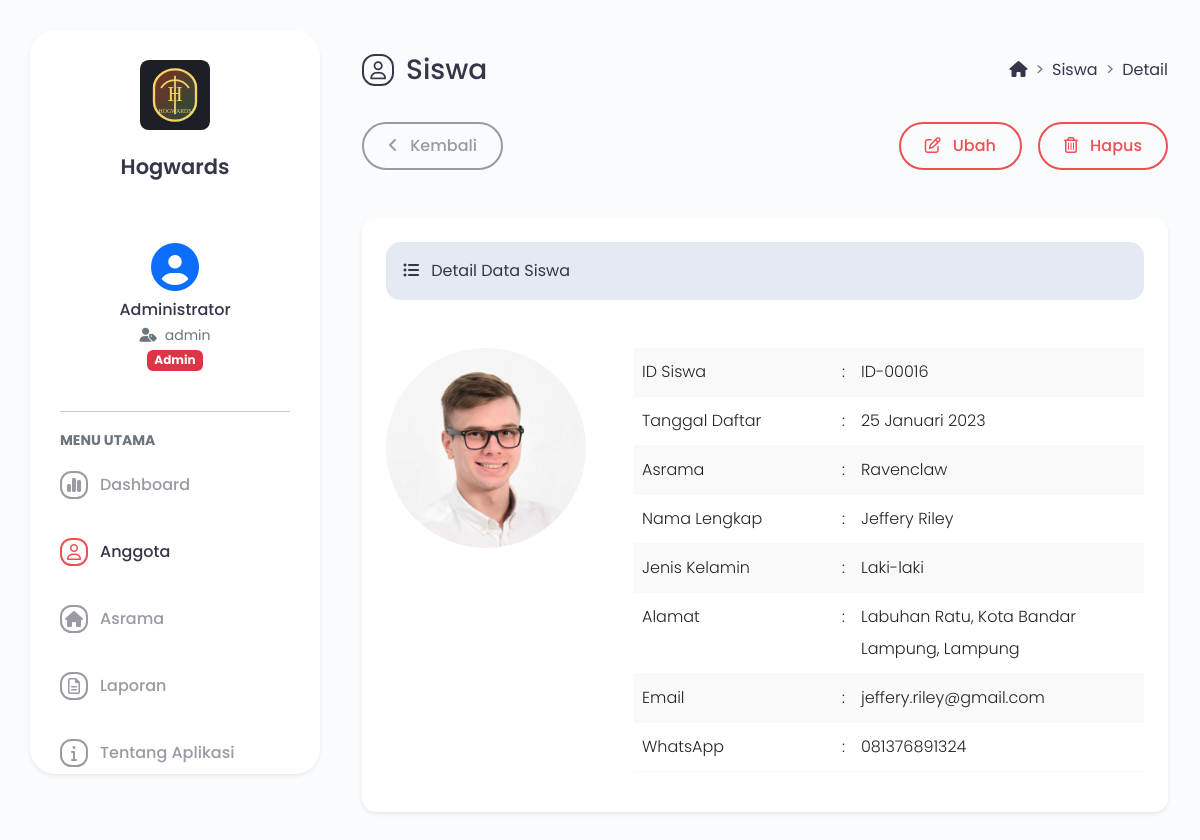
Screenshot of /main.php?module=tampil_detail_siswa&id=ID-00016 (signed in) with the database file from the repository.
### tables this page shows
CREATE TABLE `tbl_siswa` (
  `id_siswa` varchar(8) NOT NULL,
  `tanggal_daftar` date NOT NULL,
  `asrama` int NOT NULL,
  `nama_lengkap` varchar(50) NOT NULL,
  `jenis_kelamin` enum('Laki-laki','Perempuan') NOT NULL,
  `alamat` varchar(255) NOT NULL,
  `email` varchar(50) NOT NULL,
  `whatsapp` varchar(13) NOT NULL,
  `foto_profil` varchar(100) NOT NULL
);

CREATE TABLE `tbl_asrama` (
  `id_asrama` int NOT NULL,
  `nama_asrama` varchar(100) NOT NULL,
  `deskripsi` text NOT NULL
);

### helper/fungsi_tanggal_indo.php (called while the page is built, shortened)
<?php
function tanggal_indo($tanggal)
{
    $bulan = array(
        1 => 'Januari',
            'Februari',
            'Maret',
            'April',
            'Mei',
            'Juni',
            'Juli',
            'Agustus',
            'September',
            'Oktober',
            'November',
            'Desember'
    );
    $explode = explode('-', $tanggal);
    return $explode[2] . ' ' . $bulan[(int)$explode[1]] . ' ' . $explode[0];
}

### modules/siswa/tampil_detail.php (the view, shortened to what this page needs)
<div class="d-flex flex-column flex-lg-row mb-4">
    <div class="flex-grow-1 d-flex align-items-center">
        <i class="fa-regular fa-user icon-title"></i>
        <h3>Siswa</h3>
    </div>
    <div class="ms-5 ms-lg-0 pt-lg-2">
        <nav style="--bs-breadcrumb-divider: '>';" aria-label="breadcrumb">
            <ol class="breadcrumb">
                <li class="breadcrumb-item"><a href="?module=dashboard" class="text-dark text-decoration-none"><i class="fa-solid fa-house"></i></a></li>
                <li class="breadcrumb-item"><a href="?module=siswa" class="text-dark text-decoration-none">Siswa</a>
                </li>
                <li class="breadcrumb-item" aria-current="page">Detail</li>
            </ol>
        </nav>
    </div>
</div>
<?php
if (isset($_GET['id'])) {
    $id_siswa = $_GET['id'];
    $query = mysqli_query($mysqli, "SELECT a.id_siswa, a.tanggal_daftar, a.asrama, a.nama_lengkap, a.jenis_kelamin, a.alamat, a.email, a.whatsapp, a.foto_profil, b.nama_asrama
                                    FROM tbl_siswa as a INNER JOIN tbl_asrama as b ON a.asrama=b.id_asrama
                                    WHERE a.id_siswa='$id_siswa'")
                                    or die('Ada kesalahan pada query tampil data : ' . mysqli_error($mysqli));
    $data = mysqli_fetch_assoc($query);
}
?>
<div class="mb-5">
    <div class="d-grid gap-3 d-sm-flex flex-sm-row-reverse">
        <div class="d-grid gap-3 d-sm-flex">
            <a href="?module=form_ubah_siswa&id=<?php echo $data['id_siswa']; ?>" class="btn btn-outline-brand px-4">
                <i class="fa-regular fa-pen-to-square me-2"></i> Ubah
            </a>
            <a href="modules/siswa/proses_hapus.php?id=<?php echo $data['id_siswa']; ?>" onclick="return confirm('Anda yakin ingin menghapus data siswa <?php echo $data['nama_lengkap']; ?>?')" class="btn btn-outline-brand px-4">
                <i class="fa-regular fa-trash-can me-2"></i> Hapus
            </a>
        </div>
        <a href="?module=siswa" class="btn btn-outline-secondary px-4 me-sm-auto">
            <i class="fa-solid fa-angle-left me-2"></i> Kembali
        </a>
    </div>
</div>
<div class="bg-white rounded-4 shadow-sm p-4 mb-4">
    <div class="alert alert-secondary rounded-4 mb-5" role="alert">
        <i class="fa-solid fa-list-ul me-2"></i> Detail Data Siswa
    </div>
    <div class="d-flex flex-column flex-xl-row">
        <div class="flex-shrink-0 text-center mb-5 mb-xl-0">
            <div class="foto-profil-detail">
                <img src="images/<?php echo $data['foto_profil']; ?>" alt="Foto Profil" class="img-fluid rounded-circle">
            </div>
        </div>
        <div class="flex-grow-1 text-muted fw-light ms-xl-5">
            <div class="table-responsive">
                <table class="table table-striped lh-lg">
                    <tr>
                        <td width="200">ID Siswa</td>
                        <td width="10">:</td>
                        <td><?php echo $data['id_siswa']; ?></td>
                    </tr>
                    <tr>
                        <td>Tanggal Daftar</td>
                        <td>:</td>
                        <td><?php echo tanggal_indo($data['tanggal_daftar']); ?></td>
                    </tr>
                    <tr>
                        <td>Asrama</td>
                        <td>:</td>
                        <td><?php echo $data['nama_asrama']; ?></td>
                    </tr>
                    <tr>
                        <td>Nama Lengkap</td>
                        <td>:</td>
                        <td><?php echo $data['nama_lengkap']; ?></td>
                    </tr>
                    <tr>
                        <td>Jenis Kelamin</td>
                        <td>:</td>
                        <td><?php echo $data['jenis_kelamin']; ?></td>
                    </tr>
                    <tr>
                        <td>Alamat</td>
                        <td>:</td>
                        <td><?php echo $data['alamat']; ?></td>
                    </tr>
                    <tr>
                        <td>Email</td>
                        <td>:</td>
                        <td><?php echo $data['email']; ?></td>
                    </tr>
                    <tr>
                        <td>WhatsApp</td>
                        <td>:</td>
                        <td><?php echo $data['whatsapp']; ?></td>
                    </tr>
                </table>
            </div>
        </div>
    </div>
</div>

### assets/css/style.css (style rules this page uses)
body { font-family: poppins, sans-serif; background: #f9fbfd; color: #34364a; }
.table { --bs-table-striped-bg: #f9f9f9; }
tbody, td, tfoot, th, thead, tr { border-color: #f9f9f9; border-style: solid; border-width: 0; }
.btn-outline-brand { color: #ee5050; padding: 10px 40px; font-weight: 500; border: 2px solid #ee5050; border-radius: 100rem; }
.btn-outline-secondary { color: #999aa4; padding: 10px 40px; font-weight: 500; border: 2px solid #999aa4; border-radius: 100rem; }
.foto-profil-detail { display: inline-flex; align-items: center; justify-content: center; width: 200px; height: 200px; }
.icon-title { display: inline-flex; align-items: center; justify-content: center; color: #34364a; border: 2px solid #34364a; width: 18px; height: 18px; padding: 14px; font-size: 18px; border-radius: 41%; margin-right: 12px; margin-bottom: 8px; }
.text-dark { color: #34364a !important; }
.rounded-4 { border-radius: 14px !important; }
.alert-secondary { color: #34364a; background-color: #e5e9f2; border-color: #e5e9f2; }

### rows the page displays
tbl_siswa: foto_profil (picture), id_siswa "ID-00016", tanggal_daftar "25 Januari 2023", tbl_asrama.nama_asrama "Ravenclaw", nama_lengkap "Jeffery Riley", jenis_kelamin "Laki-laki", alamat "Labuhan Ratu, Kota Bandar Lampung, Lampung", email "jeffery.riley@gmail.com", whatsapp "081376891324"

### other values shown
$user_data['nama_lengkap'] "Administrator"
$user_data['username'] "admin"
$user_data['level'] "Admin"
